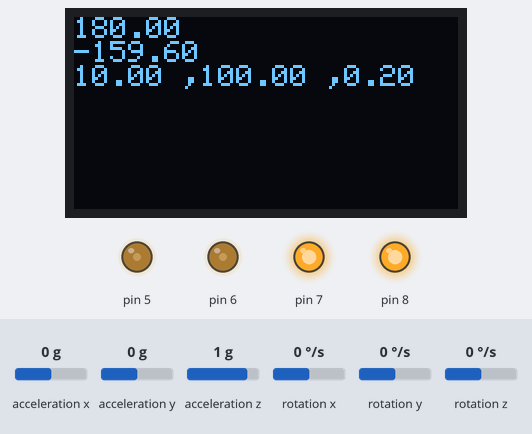
This sketch was run on a simulated Arduino Uno, built with avr-gcc and run on an emulated ATmega328P. On the bench: 128×64 one-colour display, output pins drawn as LEDs (lit = HIGH). Wiring (inferred from the names in the program): MPU-6050 motion sensor at I2C address 0x68. Inputs (shaded band) come from the test bench; at power-on: acceleration x 0 g, acceleration z 1 g, acceleration y 0 g, rotation x 0 °/s, rotation y 0 °/s, rotation z 0 °/s.

Above: at 1.8 s.
1.9 s: acceleration x set to -1.4 g
At 3.1 s:
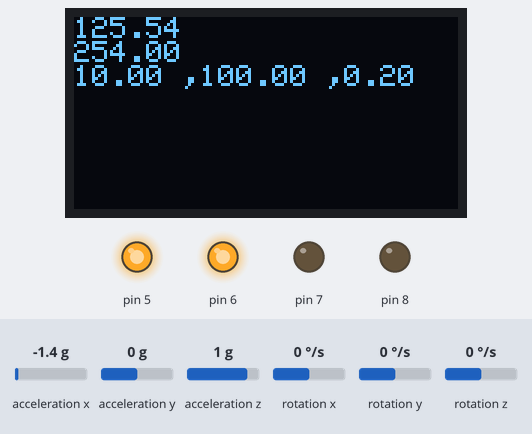
3.4 s: acceleration x set to 0 g
At 4.8 s:
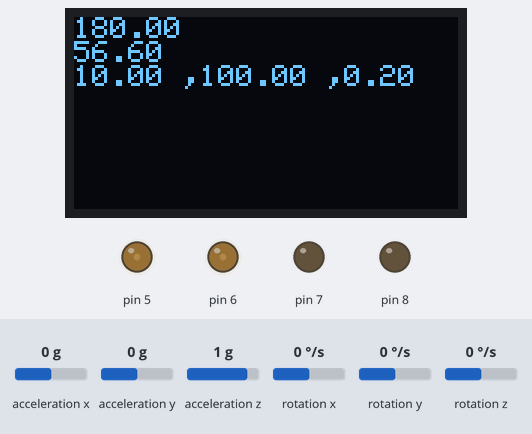
6.1 s: acceleration z set to 0.1 g
7.6 s: acceleration z set to -0.2 g
At 8.5 s:
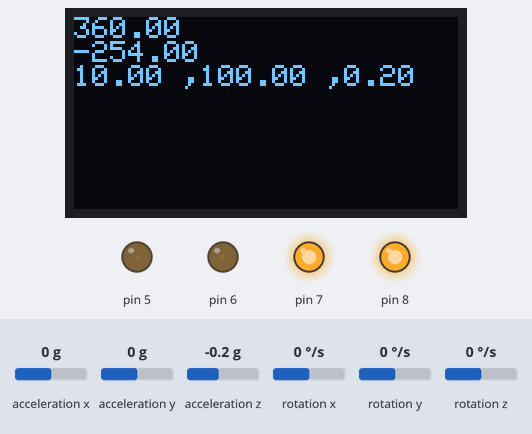
Timing chart, 0 to 10.1 s (numbered marks = the images above; inputs shaded):
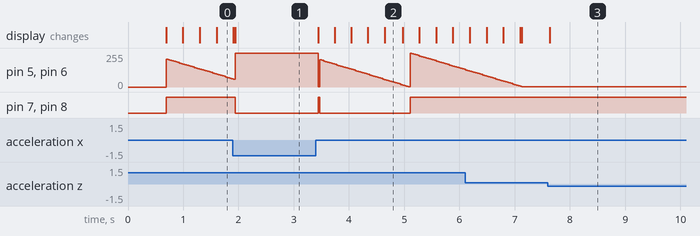

The sketch:

balance-car.ino
```cpp
#include <SPI.h>
#include <Adafruit_SSD1306.h>
#include <Adafruit_GFX.h>
#include <EEPROM.h>
#include <Wire.h>
#include "MotorDC.h"
#include <PID_v1.h>
#include "I2Cdev.h"
#include <SoftwareSerial.h>

SoftwareSerial bluetoothSerial(4, 12); // RX, TX

MotorDC motor1(5,8);
MotorDC motor2(6,7);

// PID
double angleSetpoint = 175.8, angleInput, angleOutput;
double angleP = 10, angleI = 100,  angleD = 0.2;
PID anglePID(&angleInput, &angleOutput, &angleSetpoint,angleP,angleI,angleD, DIRECT);//REVERSE DIRECT

// 实例化SPI OLED
#define OLED_MOSI   9
#define OLED_CLK   10
#define OLED_DC    11
#define OLED_RESET 13

Adafruit_SSD1306 display(OLED_MOSI, OLED_CLK, OLED_DC, OLED_RESET, -1);

/***************MPU6050变量定义**********************/
double accX, accY, accZ;
double gyroY, gyroZ;
double compAngleY, gyroYangle;
int16_t tempRaw;
uint32_t timer;
uint8_t i2cData[14];


// 函数声明
void (* resetFunc) (void) = 0;
void IMU_fillter(void);           //IMU角度融合

void setup()
{
	bluetoothSerial.begin(9600);

  	Wire.begin();           //I2C总线

	display.begin(SSD1306_SWITCHCAPVCC);
	display.clearDisplay();
	display.setTextSize(4);
	display.setTextColor(WHITE);
	display.setCursor(40, 2);
	display.print("GO");
	display.display();

	delay(500);

	/*********************MPU6050初始化********************/
	i2cData[0] = 7;
	i2cData[1] = 0x00;
	i2cData[2] = 0x00;
	i2cData[3] = 0x00;
	while (i2cWrite(0x19, i2cData, 4, false));
	while (i2cWrite(0x6B, 0x01, true));
	while (i2cRead(0x75, i2cData, 1));
	if (i2cData[0] != 0x68)
	while (1);
	delay(100);

	while (i2cRead(0x3B, i2cData, 6));
	accX = (i2cData[0] << 8) | i2cData[1];
	accY = (i2cData[2] << 8) | i2cData[3];
	accZ = (i2cData[4] << 8) | i2cData[5];
	tempRaw = (i2cData[6] << 8) | i2cData[7];

	double pitch = atan(-accX / sqrt(accY * accY + accZ * accZ)) * RAD_TO_DEG;
	gyroYangle = pitch;
	compAngleY = pitch;

	timer = micros();


	angleInput = atan2(accX, accZ) * RAD_TO_DEG + 180.0;
  	anglePID.SetOutputLimits(-254,254);
  	anglePID.SetSampleTime(10);
  	anglePID.SetMode(AUTOMATIC);
	// 电机停机
  	motor1.setSpeed(0);
  	motor2.setSpeed(0);
}

void loop()
{
	angleInput = atan2(accX, accZ) * RAD_TO_DEG + 180.0;
	anglePID.SetTunings(angleP, angleI, angleD);      // * While most users will set the tunings once in the
	anglePID.Compute();

	display.clearDisplay();
	display.setTextSize(1);
	display.setCursor(0, 0);

	display.println(atan2(accX, accZ) * RAD_TO_DEG + 180.0);
	display.println(angleOutput);
	display.println((String)angleP+" ,"
		+(String)angleI+" ,"+(String)angleD);
  	display.display();

	motor1.setSpeed(angleOutput);
	motor2.setSpeed(angleOutput);

	// resetFunc();
	// delay(10000);

	bluetoothListen();
  	IMU_fillter();//3ms
}


String command;
void bluetoothListen(){

  while (bluetoothSerial.available())
  {
    char nullByte = char(bluetoothSerial.read());

    command += nullByte;
    if(command[0] != '@'){
      command = "";
      continue;
    }
    if (nullByte == ';')
    {
        setPID(command,&angleP,&angleI,&angleD);
        command = "";
        return;
    }
  }
}

void setPID(String str, double *p,double *i,double *d){
  if(str[1] == '-'){
   if(str[3] == 'p') {
      *p-=0.5;
   }else if(str[3] == 'i'){
      *i-=5;
   }else if(str[3] == 'd'){
      *d-=0.01;
   }

  }else if(str[1] == '+'){
   if(str[3] == 'p') {
        *p+=0.5;
     }else if(str[3] == 'i'){
        *i+=5;
     }else if(str[3] == 'd'){
        *d+=0.01;
     }

  }else{
    bluetoothSerial.println("error: "+str);
  }
}
```

IMU.ino
```cpp
void IMU_fillter(void)
{
  while (i2cRead(0x3B, i2cData, 14));
  accX = ((i2cData[0] << 8) | i2cData[1]);
  accY = ((i2cData[2] << 8) | i2cData[3]);
  accZ = ((i2cData[4] << 8) | i2cData[5]);
  tempRaw = (i2cData[6] << 8) | i2cData[7];
  gyroY = (i2cData[10] << 8) | i2cData[11];
  gyroZ = (i2cData[12] << 8) | i2cData[13];

  // angle_PID_compute();

  double dt = (double)(micros() - timer) / 1000000;
  timer = micros();

  double pitch = atan(-accX / sqrt(accY * accY + accZ * accZ)) * RAD_TO_DEG;
  double gyroYrate = gyroY / 131.0;

  // angle_PID_compute();

  gyroYangle += gyroYrate * dt;
  compAngleY = 0.93 * (compAngleY + gyroYrate * dt) + 0.07 * pitch;
  // if (abs(compAngleY - pre_angle.data) > 15)
    // FLAG |= FALLDOWN;

#ifdef IMU_OUTPUT
  Serial.println(compAngleY);
#endif
}

// void write_eeprom(double)
// {
//   uint8_t  *p;
//   p = pre_angle.dchar;
//   for (char i = 0; i < 4; i++)
//   {
//     EEPROM.write(i, *p);
//     p++;
//   }
// }
```

MotorDC.h
```cpp
#ifndef MOTORDC_h
#define MOTORDC_h

class MotorDC
{
public:
	MotorDC(uint8_t pwmPin, uint8_t dirPin);
	void setSpeed(long speed);

private:
	uint8_t _pwmPin;
	uint8_t _dirPin;
};

MotorDC::MotorDC(uint8_t pwmPin, uint8_t dirPin)
{
	_pwmPin = pwmPin;
	_dirPin = dirPin;

	pinMode(_pwmPin, OUTPUT);
	pinMode(_dirPin, OUTPUT);
}

void MotorDC::setSpeed(long speed)
{
	if (speed > 255)
		speed = 255;
	else if (speed < -255)
		speed = -255;

	if (speed == 0)
	{
		digitalWrite(_dirPin, 0);
		analogWrite(_pwmPin, 0);
	}
	else if (speed > 0)
	{
		digitalWrite(_dirPin, 0);
		analogWrite(_pwmPin, speed);
	}
	else if (speed < 0)
	{
		digitalWrite(_dirPin, 1);
		uint8_t value = 255 + speed;
		Serial.println(value);
		analogWrite(_pwmPin, value);
	}
}

#endif
```

i2c.ino
```cpp
const uint8_t IMUAddress = 0x68;
const uint16_t I2C_TIMEOUT = 1000;

uint8_t i2cWrite(uint8_t registerAddress, uint8_t data, bool sendStop)
{
  return i2cWrite(registerAddress, &data, 1, sendStop);
}

uint8_t i2cWrite(uint8_t registerAddress, uint8_t *data, uint8_t length, bool sendStop)
{
  Wire.beginTransmission(IMUAddress);
  Wire.write(registerAddress);
  Wire.write(data, length);
  uint8_t rcode = Wire.endTransmission(sendStop);

  if (rcode)
  {
    Serial.print(F("i2cWrite failed: "));
    Serial.println(rcode);
  }
  return rcode;
}

uint8_t i2cRead(uint8_t registerAddress, uint8_t *data, uint8_t nbytes)
{
  uint32_t timeOutTimer;
  Wire.beginTransmission(IMUAddress);
  Wire.write(registerAddress);
  uint8_t rcode = Wire.endTransmission(false);
  if (rcode)
  {
    Serial.print(F("i2cRead failed: "));
    Serial.println(rcode);
    return rcode;
  }
  Wire.requestFrom(IMUAddress, nbytes, (uint8_t)true);
  for (uint8_t i = 0; i < nbytes; i++)
  {
    if (Wire.available())
      data[i] = Wire.read();
    else
    {
      timeOutTimer = micros();
      while (((micros() - timeOutTimer) < I2C_TIMEOUT) && !Wire.available());
      if (Wire.available())
        data[i] = Wire.read();
      else
        return 5;
    }
  }
  return 0;
}
```

Measured:
- the behaviour switches between 0 and -0.1 g on acceleration z (found by bisection; images 2 and 3)
- after the input at 1.9 s, pin 7, pin 8: HIGH → LOW at once
- after the input at 3.4 s, pin 5, pin 6: ramps from 253/255 to 1/255 and jumps back, once every 1.6 s; pin 7, pin 8: LOW → HIGH at once, → LOW 0.03 s later, → HIGH 1.6 s later; the display: first changes at once (image 2 shows a later state)
- after the input at 7.6 s, the display: changes at once (image 3)
